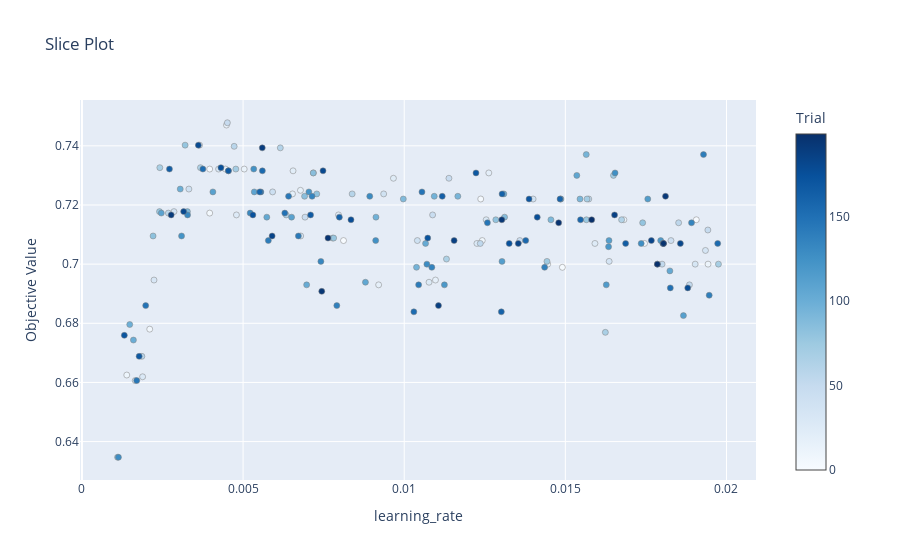

This figure's notebook cell:
### Code cell
optuna.visualization.plot_slice(study, params=["learning_rate"])

### Figure 1 — Plotly figure (JSON) as saved in the notebook; plotly's stock layout.template omitted (floating-point values rounded to 4 significant figures; data arrays with more than 128 entries replaced by an {"elided": "..."} marker saying what was removed)
{"data": [{"marker": {"color": {"elided": "200 int values"}, "colorbar": {"title": {"text": "Trial"}, "x": 1, "xpad": 40}, "colorscale": [[0, "rgb(247,251,255)"], [0.125, "rgb(222,235,247)"], [0.25, "rgb(198,219,239)"], [0.375, "rgb(158,202,225)"], [0.5, "rgb(107,174,214)"], [0.625, "rgb(66,146,198)"], [0.75, "rgb(33,113,181)"], [0.875, "rgb(8,81,156)"], [1, "rgb(8,48,107)"]], "line": {"color": "Grey", "width": 0.5}}, "mode": "markers", "name": "Feasible Trial", "showlegend": false, "type": "scatter", "x": {"elided": "200 float values"}, "y": {"elided": "200 float values"}}], "layout": {"title": {"text": "Slice Plot"}, "xaxis": {"title": {"text": "learning_rate"}}, "yaxis": {"title": {"text": "Objective Value"}}}}
